Frame 1 (no input): blank canvas, image omitted
Frame 60 (no input): blank canvas, image omitted
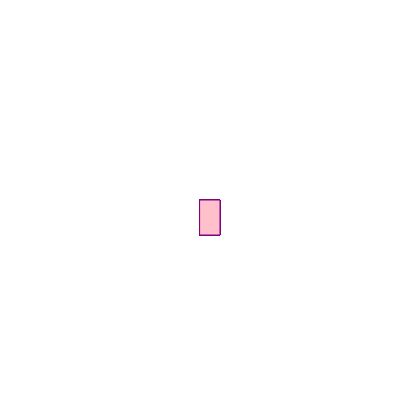
Frame 120 (the mouse pressed at the canvas centre since frame 60)

The p5.js sketch whose frames 1 and 60 were blank and that drew this single picture after the mouse press (run headless with seeded random() and noise() and a simulated clock; from frame 60 on, the mouse is pressed at the canvas centre):

// p5.js sketch
// ── sketch.js
function setup() {
    createCanvas(400, 400);
    background("white")
  }
  
  function draw() {
    stroke("purple");
    fill("pink");
    
    
    if (mouseIsPressed) {
      rect(mouseX, mouseY, 20, 35);
    }
  }
